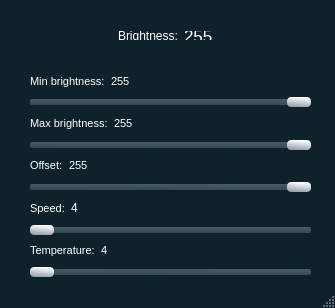
<?xml version="1.0" encoding="UTF-8"?>
<ui version="4.0">
 <class>MainWindow</class>
 <widget class="QMainWindow" name="MainWindow">
  <property name="geometry">
   <rect>
    <x>0</x>
    <y>0</y>
    <width>335</width>
    <height>308</height>
   </rect>
  </property>
  <property name="sizePolicy">
   <sizepolicy hsizetype="Fixed" vsizetype="Fixed">
    <horstretch>0</horstretch>
    <verstretch>0</verstretch>
   </sizepolicy>
  </property>
  <property name="minimumSize">
   <size>
    <width>335</width>
    <height>70</height>
   </size>
  </property>
  <property name="maximumSize">
   <size>
    <width>335</width>
    <height>400</height>
   </size>
  </property>
  <property name="palette">
   <palette>
    <active>
     <colorrole role="WindowText">
      <brush brushstyle="SolidPattern">
       <color alpha="255">
        <red>255</red>
        <green>255</green>
        <blue>255</blue>
       </color>
      </brush>
     </colorrole>
     <colorrole role="Button">
      <brush brushstyle="SolidPattern">
       <color alpha="255">
        <red>15</red>
        <green>34</green>
        <blue>43</blue>
       </color>
      </brush>
     </colorrole>
     <colorrole role="Light">
      <brush brushstyle="SolidPattern">
       <color alpha="255">
        <red>22</red>
        <green>51</green>
        <blue>64</blue>
       </color>
      </brush>
     </colorrole>
     <colorrole role="Midlight">
      <brush brushstyle="SolidPattern">
       <color alpha="255">
        <red>18</red>
        <green>42</green>
        <blue>53</blue>
       </color>
      </brush>
     </colorrole>
     <colorrole role="Dark">
      <brush brushstyle="SolidPattern">
       <color alpha="255">
        <red>7</red>
        <green>17</green>
        <blue>21</blue>
       </color>
      </brush>
     </colorrole>
     <colorrole role="Mid">
      <brush brushstyle="SolidPattern">
       <color alpha="255">
        <red>10</red>
        <green>22</green>
        <blue>28</blue>
       </color>
      </brush>
     </colorrole>
     <colorrole role="Text">
      <brush brushstyle="SolidPattern">
       <color alpha="255">
        <red>255</red>
        <green>255</green>
        <blue>255</blue>
       </color>
      </brush>
     </colorrole>
     <colorrole role="BrightText">
      <brush brushstyle="SolidPattern">
       <color alpha="255">
        <red>255</red>
        <green>255</green>
        <blue>255</blue>
       </color>
      </brush>
     </colorrole>
     <colorrole role="ButtonText">
      <brush brushstyle="SolidPattern">
       <color alpha="255">
        <red>255</red>
        <green>255</green>
        <blue>255</blue>
       </color>
      </brush>
     </colorrole>
     <colorrole role="Base">
      <brush brushstyle="SolidPattern">
       <color alpha="255">
        <red>0</red>
        <green>0</green>
        <blue>0</blue>
       </color>
      </brush>
     </colorrole>
     <colorrole role="Window">
      <brush brushstyle="SolidPattern">
       <color alpha="255">
        <red>15</red>
        <green>34</green>
        <blue>43</blue>
       </color>
      </brush>
     </colorrole>
     <colorrole role="Shadow">
      <brush brushstyle="SolidPattern">
       <color alpha="255">
        <red>0</red>
        <green>0</green>
        <blue>0</blue>
       </color>
      </brush>
     </colorrole>
     <colorrole role="AlternateBase">
      <brush brushstyle="SolidPattern">
       <color alpha="255">
        <red>7</red>
        <green>17</green>
        <blue>21</blue>
       </color>
      </brush>
     </colorrole>
     <colorrole role="ToolTipBase">
      <brush brushstyle="SolidPattern">
       <color alpha="255">
        <red>255</red>
        <green>255</green>
        <blue>220</blue>
       </color>
      </brush>
     </colorrole>
     <colorrole role="ToolTipText">
      <brush brushstyle="SolidPattern">
       <color alpha="255">
        <red>0</red>
        <green>0</green>
        <blue>0</blue>
       </color>
      </brush>
     </colorrole>
     <colorrole role="PlaceholderText">
      <brush brushstyle="SolidPattern">
       <color alpha="128">
        <red>255</red>
        <green>255</green>
        <blue>255</blue>
       </color>
      </brush>
     </colorrole>
    </active>
    <inactive>
     <colorrole role="WindowText">
      <brush brushstyle="SolidPattern">
       <color alpha="255">
        <red>255</red>
        <green>255</green>
        <blue>255</blue>
       </color>
      </brush>
     </colorrole>
     <colorrole role="Button">
      <brush brushstyle="SolidPattern">
       <color alpha="255">
        <red>15</red>
        <green>34</green>
        <blue>43</blue>
       </color>
      </brush>
     </colorrole>
     <colorrole role="Light">
      <brush brushstyle="SolidPattern">
       <color alpha="255">
        <red>22</red>
        <green>51</green>
        <blue>64</blue>
       </color>
      </brush>
     </colorrole>
     <colorrole role="Midlight">
      <brush brushstyle="SolidPattern">
       <color alpha="255">
        <red>18</red>
        <green>42</green>
        <blue>53</blue>
       </color>
      </brush>
     </colorrole>
     <colorrole role="Dark">
      <brush brushstyle="SolidPattern">
       <color alpha="255">
        <red>7</red>
        <green>17</green>
        <blue>21</blue>
       </color>
      </brush>
     </colorrole>
     <colorrole role="Mid">
      <brush brushstyle="SolidPattern">
       <color alpha="255">
        <red>10</red>
        <green>22</green>
        <blue>28</blue>
       </color>
      </brush>
     </colorrole>
     <colorrole role="Text">
      <brush brushstyle="SolidPattern">
       <color alpha="255">
        <red>255</red>
        <green>255</green>
        <blue>255</blue>
       </color>
      </brush>
     </colorrole>
     <colorrole role="BrightText">
      <brush brushstyle="SolidPattern">
       <color alpha="255">
        <red>255</red>
        <green>255</green>
        <blue>255</blue>
       </color>
      </brush>
     </colorrole>
     <colorrole role="ButtonText">
      <brush brushstyle="SolidPattern">
       <color alpha="255">
        <red>255</red>
        <green>255</green>
        <blue>255</blue>
       </color>
      </brush>
     </colorrole>
     <colorrole role="Base">
      <brush brushstyle="SolidPattern">
       <color alpha="255">
        <red>0</red>
        <green>0</green>
        <blue>0</blue>
       </color>
      </brush>
     </colorrole>
     <colorrole role="Window">
      <brush brushstyle="SolidPattern">
       <color alpha="255">
        <red>15</red>
        <green>34</green>
        <blue>43</blue>
       </color>
      </brush>
     </colorrole>
     <colorrole role="Shadow">
      <brush brushstyle="SolidPattern">
       <color alpha="255">
        <red>0</red>
        <green>0</green>
        <blue>0</blue>
       </color>
      </brush>
     </colorrole>
     <colorrole role="AlternateBase">
      <brush brushstyle="SolidPattern">
       <color alpha="255">
        <red>7</red>
        <green>17</green>
        <blue>21</blue>
       </color>
      </brush>
     </colorrole>
     <colorrole role="ToolTipBase">
      <brush brushstyle="SolidPattern">
       <color alpha="255">
        <red>255</red>
        <green>255</green>
        <blue>220</blue>
       </color>
      </brush>
     </colorrole>
     <colorrole role="ToolTipText">
      <brush brushstyle="SolidPattern">
       <color alpha="255">
        <red>0</red>
        <green>0</green>
        <blue>0</blue>
       </color>
      </brush>
     </colorrole>
     <colorrole role="PlaceholderText">
      <brush brushstyle="SolidPattern">
       <color alpha="128">
        <red>255</red>
        <green>255</green>
        <blue>255</blue>
       </color>
      </brush>
     </colorrole>
    </inactive>
    <disabled>
     <colorrole role="WindowText">
      <brush brushstyle="SolidPattern">
       <color alpha="255">
        <red>7</red>
        <green>17</green>
        <blue>21</blue>
       </color>
      </brush>
     </colorrole>
     <colorrole role="Button">
      <brush brushstyle="SolidPattern">
       <color alpha="255">
        <red>15</red>
        <green>34</green>
        <blue>43</blue>
       </color>
      </brush>
     </colorrole>
     <colorrole role="Light">
      <brush brushstyle="SolidPattern">
       <color alpha="255">
        <red>22</red>
        <green>51</green>
        <blue>64</blue>
       </color>
      </brush>
     </colorrole>
     <colorrole role="Midlight">
      <brush brushstyle="SolidPattern">
       <color alpha="255">
        <red>18</red>
        <green>42</green>
        <blue>53</blue>
       </color>
      </brush>
     </colorrole>
     <colorrole role="Dark">
      <brush brushstyle="SolidPattern">
       <color alpha="255">
        <red>7</red>
        <green>17</green>
        <blue>21</blue>
       </color>
      </brush>
     </colorrole>
     <colorrole role="Mid">
      <brush brushstyle="SolidPattern">
       <color alpha="255">
        <red>10</red>
        <green>22</green>
        <blue>28</blue>
       </color>
      </brush>
     </colorrole>
     <colorrole role="Text">
      <brush brushstyle="SolidPattern">
       <color alpha="255">
        <red>7</red>
        <green>17</green>
        <blue>21</blue>
       </color>
      </brush>
     </colorrole>
     <colorrole role="BrightText">
      <brush brushstyle="SolidPattern">
       <color alpha="255">
        <red>255</red>
        <green>255</green>
        <blue>255</blue>
       </color>
      </brush>
     </colorrole>
     <colorrole role="ButtonText">
      <brush brushstyle="SolidPattern">
       <color alpha="255">
        <red>7</red>
        <green>17</green>
        <blue>21</blue>
       </color>
      </brush>
     </colorrole>
     <colorrole role="Base">
      <brush brushstyle="SolidPattern">
       <color alpha="255">
        <red>15</red>
        <green>34</green>
        <blue>43</blue>
       </color>
      </brush>
     </colorrole>
     <colorrole role="Window">
      <brush brushstyle="SolidPattern">
       <color alpha="255">
        <red>15</red>
        <green>34</green>
        <blue>43</blue>
       </color>
      </brush>
     </colorrole>
     <colorrole role="Shadow">
      <brush brushstyle="SolidPattern">
       <color alpha="255">
        <red>0</red>
        <green>0</green>
        <blue>0</blue>
       </color>
      </brush>
     </colorrole>
     <colorrole role="AlternateBase">
      <brush brushstyle="SolidPattern">
       <color alpha="255">
        <red>15</red>
        <green>34</green>
        <blue>43</blue>
       </color>
      </brush>
     </colorrole>
     <colorrole role="ToolTipBase">
      <brush brushstyle="SolidPattern">
       <color alpha="255">
        <red>255</red>
        <green>255</green>
        <blue>220</blue>
       </color>
      </brush>
     </colorrole>
     <colorrole role="ToolTipText">
      <brush brushstyle="SolidPattern">
       <color alpha="255">
        <red>0</red>
        <green>0</green>
        <blue>0</blue>
       </color>
      </brush>
     </colorrole>
     <colorrole role="PlaceholderText">
      <brush brushstyle="SolidPattern">
       <color alpha="128">
        <red>255</red>
        <green>255</green>
        <blue>255</blue>
       </color>
      </brush>
     </colorrole>
    </disabled>
   </palette>
  </property>
  <property name="font">
   <font>
    <family>Segoe UI</family>
    <weight>50</weight>
    <bold>false</bold>
    <kerning>true</kerning>
   </font>
  </property>
  <property name="windowTitle">
   <string>Gammy</string>
  </property>
  <property name="windowIcon">
   <iconset resource="res.qrc">
    <normaloff>:/res/icons/16x16ball.ico</normaloff>:/res/icons/16x16ball.ico</iconset>
  </property>
  <property name="windowOpacity">
   <double>100.000000000000000</double>
  </property>
  <property name="styleSheet">
   <string notr="true">
QLabel {
font-family:&quot;Segoe UI&quot;;
color:white;
}

QSlider::groove:horizontal 
{
    height:6px;
   /* background-color:rgb(30, 48, 73);*/
	background-color:rgb(70, 92, 100);
background-color: QLinearGradient(x1: 0.38, y2: 2.1, stop: 0 rgb(70, 92, 100),  stop: 1 rgb(30, 48, 73));
	margin-bottom: 4px;
	border-radius:2px;
}

QSlider::handle:horizontal
{
	background-color: QLinearGradient(x1: 0.5, y2: 2.1, stop: 0 white,  stop: 1 rgb(30, 48, 73));
    width:  24px;
    margin: -2px 0px; 
    border-radius: 4px;
}</string>
  </property>
  <property name="documentMode">
   <bool>false</bool>
  </property>
  <widget class="QWidget" name="centralWidget">
   <property name="sizePolicy">
    <sizepolicy hsizetype="Fixed" vsizetype="Fixed">
     <horstretch>0</horstretch>
     <verstretch>0</verstretch>
    </sizepolicy>
   </property>
   <widget class="QWidget" name="">
    <property name="geometry">
     <rect>
      <x>0</x>
      <y>20</y>
      <width>331</width>
      <height>31</height>
     </rect>
    </property>
    <layout class="QHBoxLayout" name="horizontalLayout">
     <item>
      <spacer name="horizontalSpacer">
       <property name="orientation">
        <enum>Qt::Horizontal</enum>
       </property>
       <property name="sizeHint" stdset="0">
        <size>
         <width>40</width>
         <height>20</height>
        </size>
       </property>
      </spacer>
     </item>
     <item>
      <widget class="QLabel" name="label_8">
       <property name="font">
        <font>
         <family>Segoe UI</family>
         <pointsize>9</pointsize>
        </font>
       </property>
       <property name="text">
        <string>Brightness:</string>
       </property>
      </widget>
     </item>
     <item>
      <widget class="QLabel" name="statusLabel">
       <property name="enabled">
        <bool>true</bool>
       </property>
       <property name="font">
        <font>
         <family>Segoe UI</family>
         <pointsize>13</pointsize>
         <weight>50</weight>
         <bold>false</bold>
        </font>
       </property>
       <property name="text">
        <string>255</string>
       </property>
      </widget>
     </item>
     <item>
      <spacer name="horizontalSpacer_2">
       <property name="orientation">
        <enum>Qt::Horizontal</enum>
       </property>
       <property name="sizeHint" stdset="0">
        <size>
         <width>40</width>
         <height>20</height>
        </size>
       </property>
      </spacer>
     </item>
    </layout>
   </widget>
   <widget class="QWidget" name="">
    <property name="geometry">
     <rect>
      <x>240</x>
      <y>10</y>
      <width>80</width>
      <height>32</height>
     </rect>
    </property>
    <layout class="QHBoxLayout" name="horizontalLayout_2">
     <item>
      <widget class="QPushButton" name="hideButton">
       <property name="sizePolicy">
        <sizepolicy hsizetype="Minimum" vsizetype="Minimum">
         <horstretch>0</horstretch>
         <verstretch>0</verstretch>
        </sizepolicy>
       </property>
       <property name="text">
        <string/>
       </property>
       <property name="icon">
        <iconset resource="res.qrc">
         <normaloff>:/res/icons/Minus-24.png</normaloff>:/res/icons/Minus-24.png</iconset>
       </property>
       <property name="iconSize">
        <size>
         <width>24</width>
         <height>24</height>
        </size>
       </property>
       <property name="flat">
        <bool>true</bool>
       </property>
      </widget>
     </item>
     <item>
      <widget class="QPushButton" name="closeButton">
       <property name="sizeIncrement">
        <size>
         <width>0</width>
         <height>0</height>
        </size>
       </property>
       <property name="text">
        <string/>
       </property>
       <property name="icon">
        <iconset resource="res.qrc">
         <normaloff>:/res/icons/Close-24.png</normaloff>:/res/icons/Close-24.png</iconset>
       </property>
       <property name="iconSize">
        <size>
         <width>24</width>
         <height>24</height>
        </size>
       </property>
       <property name="flat">
        <bool>true</bool>
       </property>
      </widget>
     </item>
    </layout>
   </widget>
   <widget class="QWidget" name="">
    <property name="geometry">
     <rect>
      <x>0</x>
      <y>60</y>
      <width>341</width>
      <height>317</height>
     </rect>
    </property>
    <layout class="QVBoxLayout" name="verticalLayout_9" stretch="0,0,0,0,0,0,0">
     <property name="spacing">
      <number>0</number>
     </property>
     <property name="sizeConstraint">
      <enum>QLayout::SetMaximumSize</enum>
     </property>
     <property name="leftMargin">
      <number>30</number>
     </property>
     <property name="rightMargin">
      <number>30</number>
     </property>
     <item>
      <layout class="QVBoxLayout" name="verticalLayout_2">
       <item>
        <layout class="QHBoxLayout" name="horizontalLayout_9">
         <item>
          <widget class="QLabel" name="label">
           <property name="font">
            <font>
             <family>Segoe UI</family>
             <pointsize>8</pointsize>
            </font>
           </property>
           <property name="text">
            <string>Min brightness:</string>
           </property>
          </widget>
         </item>
         <item>
          <widget class="QLabel" name="minBrLabel">
           <property name="font">
            <font>
             <family>Segoe UI</family>
             <pointsize>8</pointsize>
            </font>
           </property>
           <property name="text">
            <string>255</string>
           </property>
          </widget>
         </item>
         <item>
          <spacer name="horizontalSpacer_3">
           <property name="orientation">
            <enum>Qt::Horizontal</enum>
           </property>
           <property name="sizeHint" stdset="0">
            <size>
             <width>40</width>
             <height>20</height>
            </size>
           </property>
          </spacer>
         </item>
        </layout>
       </item>
       <item alignment="Qt::AlignTop">
        <widget class="QSlider" name="minBrSlider">
         <property name="cursor">
          <cursorShape>ArrowCursor</cursorShape>
         </property>
         <property name="styleSheet">
          <string notr="true"/>
         </property>
         <property name="minimum">
          <number>64</number>
         </property>
         <property name="maximum">
          <number>255</number>
         </property>
         <property name="value">
          <number>255</number>
         </property>
         <property name="orientation">
          <enum>Qt::Horizontal</enum>
         </property>
         <property name="invertedAppearance">
          <bool>false</bool>
         </property>
         <property name="invertedControls">
          <bool>false</bool>
         </property>
        </widget>
       </item>
      </layout>
     </item>
     <item>
      <layout class="QVBoxLayout" name="verticalLayout_3">
       <item>
        <layout class="QHBoxLayout" name="horizontalLayout_8">
         <item>
          <widget class="QLabel" name="label_2">
           <property name="font">
            <font>
             <family>Segoe UI</family>
             <pointsize>8</pointsize>
            </font>
           </property>
           <property name="text">
            <string>Max brightness:</string>
           </property>
          </widget>
         </item>
         <item>
          <widget class="QLabel" name="maxBrLabel">
           <property name="font">
            <font>
             <family>Segoe UI</family>
             <pointsize>8</pointsize>
            </font>
           </property>
           <property name="text">
            <string>255</string>
           </property>
          </widget>
         </item>
         <item>
          <spacer name="horizontalSpacer_4">
           <property name="orientation">
            <enum>Qt::Horizontal</enum>
           </property>
           <property name="sizeHint" stdset="0">
            <size>
             <width>40</width>
             <height>20</height>
            </size>
           </property>
          </spacer>
         </item>
        </layout>
       </item>
       <item>
        <widget class="QSlider" name="maxBrSlider">
         <property name="minimum">
          <number>64</number>
         </property>
         <property name="maximum">
          <number>255</number>
         </property>
         <property name="value">
          <number>255</number>
         </property>
         <property name="orientation">
          <enum>Qt::Horizontal</enum>
         </property>
        </widget>
       </item>
      </layout>
     </item>
     <item>
      <layout class="QVBoxLayout" name="verticalLayout_4">
       <item>
        <layout class="QHBoxLayout" name="horizontalLayout_7">
         <item>
          <widget class="QLabel" name="label_3">
           <property name="font">
            <font>
             <family>Segoe UI</family>
             <pointsize>8</pointsize>
            </font>
           </property>
           <property name="text">
            <string>Offset:</string>
           </property>
          </widget>
         </item>
         <item>
          <widget class="QLabel" name="offsetLabel">
           <property name="font">
            <font>
             <family>Segoe UI</family>
             <pointsize>8</pointsize>
            </font>
           </property>
           <property name="text">
            <string>255</string>
           </property>
          </widget>
         </item>
         <item>
          <spacer name="horizontalSpacer_5">
           <property name="orientation">
            <enum>Qt::Horizontal</enum>
           </property>
           <property name="sizeHint" stdset="0">
            <size>
             <width>40</width>
             <height>20</height>
            </size>
           </property>
          </spacer>
         </item>
        </layout>
       </item>
       <item>
        <widget class="QSlider" name="offsetSlider">
         <property name="maximum">
          <number>255</number>
         </property>
         <property name="value">
          <number>255</number>
         </property>
         <property name="orientation">
          <enum>Qt::Horizontal</enum>
         </property>
        </widget>
       </item>
      </layout>
     </item>
     <item>
      <layout class="QVBoxLayout" name="verticalLayout_5">
       <item>
        <layout class="QHBoxLayout" name="horizontalLayout_6">
         <item>
          <widget class="QLabel" name="label_4">
           <property name="font">
            <font>
             <family>Segoe UI</family>
             <pointsize>8</pointsize>
            </font>
           </property>
           <property name="text">
            <string>Speed:</string>
           </property>
          </widget>
         </item>
         <item>
          <widget class="QLabel" name="speedLabel">
           <property name="font">
            <font>
             <family>Segoe UI</family>
            </font>
           </property>
           <property name="text">
            <string>4</string>
           </property>
          </widget>
         </item>
         <item>
          <spacer name="horizontalSpacer_6">
           <property name="orientation">
            <enum>Qt::Horizontal</enum>
           </property>
           <property name="sizeHint" stdset="0">
            <size>
             <width>40</width>
             <height>20</height>
            </size>
           </property>
          </spacer>
         </item>
        </layout>
       </item>
       <item>
        <widget class="QSlider" name="speedSlider">
         <property name="minimum">
          <number>1</number>
         </property>
         <property name="maximum">
          <number>4</number>
         </property>
         <property name="orientation">
          <enum>Qt::Horizontal</enum>
         </property>
        </widget>
       </item>
      </layout>
     </item>
     <item>
      <layout class="QVBoxLayout" name="verticalLayout_6">
       <item>
        <layout class="QHBoxLayout" name="horizontalLayout_5">
         <item>
          <widget class="QLabel" name="label_5">
           <property name="font">
            <font>
             <family>Segoe UI</family>
             <pointsize>8</pointsize>
            </font>
           </property>
           <property name="text">
            <string>Temperature:</string>
           </property>
          </widget>
         </item>
         <item>
          <widget class="QLabel" name="tempLabel">
           <property name="font">
            <font>
             <family>Segoe UI</family>
             <pointsize>8</pointsize>
            </font>
           </property>
           <property name="text">
            <string>4</string>
           </property>
          </widget>
         </item>
         <item>
          <spacer name="horizontalSpacer_7">
           <property name="orientation">
            <enum>Qt::Horizontal</enum>
           </property>
           <property name="sizeHint" stdset="0">
            <size>
             <width>40</width>
             <height>20</height>
            </size>
           </property>
          </spacer>
         </item>
        </layout>
       </item>
       <item>
        <widget class="QSlider" name="tempSlider">
         <property name="minimum">
          <number>1</number>
         </property>
         <property name="maximum">
          <number>4</number>
         </property>
         <property name="orientation">
          <enum>Qt::Horizontal</enum>
         </property>
        </widget>
       </item>
      </layout>
     </item>
     <item>
      <layout class="QVBoxLayout" name="verticalLayout_7">
       <item>
        <layout class="QHBoxLayout" name="horizontalLayout_4">
         <item>
          <widget class="QLabel" name="label_6">
           <property name="font">
            <font>
             <family>Segoe UI</family>
             <pointsize>8</pointsize>
            </font>
           </property>
           <property name="text">
            <string>Threshold:</string>
           </property>
          </widget>
         </item>
         <item>
          <widget class="QLabel" name="thresholdLabel">
           <property name="font">
            <font>
             <family>Segoe UI</family>
             <pointsize>8</pointsize>
            </font>
           </property>
           <property name="text">
            <string>255</string>
           </property>
          </widget>
         </item>
         <item>
          <spacer name="horizontalSpacer_8">
           <property name="orientation">
            <enum>Qt::Horizontal</enum>
           </property>
           <property name="sizeHint" stdset="0">
            <size>
             <width>40</width>
             <height>20</height>
            </size>
           </property>
          </spacer>
         </item>
        </layout>
       </item>
       <item>
        <widget class="QSlider" name="thresholdSlider">
         <property name="maximum">
          <number>255</number>
         </property>
         <property name="value">
          <number>1</number>
         </property>
         <property name="orientation">
          <enum>Qt::Horizontal</enum>
         </property>
        </widget>
       </item>
      </layout>
     </item>
     <item>
      <layout class="QVBoxLayout" name="verticalLayout_8">
       <item>
        <layout class="QHBoxLayout" name="horizontalLayout_3">
         <item>
          <widget class="QLabel" name="label_7">
           <property name="font">
            <font>
             <family>Segoe UI</family>
             <pointsize>8</pointsize>
            </font>
           </property>
           <property name="text">
            <string>Polling rate (ms):</string>
           </property>
          </widget>
         </item>
         <item>
          <widget class="QLabel" name="pollingLabel">
           <property name="font">
            <font>
             <family>Segoe UI</family>
             <pointsize>8</pointsize>
            </font>
           </property>
           <property name="text">
            <string>500</string>
           </property>
          </widget>
         </item>
         <item>
          <spacer name="horizontalSpacer_9">
           <property name="orientation">
            <enum>Qt::Horizontal</enum>
           </property>
           <property name="sizeHint" stdset="0">
            <size>
             <width>40</width>
             <height>20</height>
            </size>
           </property>
          </spacer>
         </item>
        </layout>
       </item>
       <item>
        <widget class="QSlider" name="pollingSlider">
         <property name="toolTipDuration">
          <number>-2</number>
         </property>
         <property name="minimum">
          <number>10</number>
         </property>
         <property name="maximum">
          <number>500</number>
         </property>
         <property name="singleStep">
          <number>1</number>
         </property>
         <property name="value">
          <number>10</number>
         </property>
         <property name="orientation">
          <enum>Qt::Horizontal</enum>
         </property>
         <property name="tickInterval">
          <number>10</number>
         </property>
        </widget>
       </item>
      </layout>
     </item>
    </layout>
   </widget>
  </widget>
  <widget class="QStatusBar" name="statusBar"/>
 </widget>
 <layoutdefault spacing="6" margin="11"/>
 <resources>
  <include location="res.qrc"/>
 </resources>
 <connections>
  <connection>
   <sender>minBrSlider</sender>
   <signal>valueChanged(int)</signal>
   <receiver>minBrLabel</receiver>
   <slot>setNum(int)</slot>
   <hints>
    <hint type="sourcelabel">
     <x>375</x>
     <y>63</y>
    </hint>
    <hint type="destinationlabel">
     <x>125</x>
     <y>62</y>
    </hint>
   </hints>
  </connection>
  <connection>
   <sender>tempSlider</sender>
   <signal>valueChanged(int)</signal>
   <receiver>tempLabel</receiver>
   <slot>setNum(int)</slot>
   <hints>
    <hint type="sourcelabel">
     <x>375</x>
     <y>159</y>
    </hint>
    <hint type="destinationlabel">
     <x>125</x>
     <y>159</y>
    </hint>
   </hints>
  </connection>
  <connection>
   <sender>speedSlider</sender>
   <signal>valueChanged(int)</signal>
   <receiver>speedLabel</receiver>
   <slot>setNum(int)</slot>
   <hints>
    <hint type="sourcelabel">
     <x>375</x>
     <y>138</y>
    </hint>
    <hint type="destinationlabel">
     <x>125</x>
     <y>138</y>
    </hint>
   </hints>
  </connection>
  <connection>
   <sender>pollingSlider</sender>
   <signal>valueChanged(int)</signal>
   <receiver>pollingLabel</receiver>
   <slot>setNum(int)</slot>
   <hints>
    <hint type="sourcelabel">
     <x>375</x>
     <y>201</y>
    </hint>
    <hint type="destinationlabel">
     <x>125</x>
     <y>201</y>
    </hint>
   </hints>
  </connection>
  <connection>
   <sender>thresholdSlider</sender>
   <signal>valueChanged(int)</signal>
   <receiver>thresholdLabel</receiver>
   <slot>setNum(int)</slot>
   <hints>
    <hint type="sourcelabel">
     <x>375</x>
     <y>180</y>
    </hint>
    <hint type="destinationlabel">
     <x>125</x>
     <y>180</y>
    </hint>
   </hints>
  </connection>
  <connection>
   <sender>tempSlider</sender>
   <signal>valueChanged(int)</signal>
   <receiver>tempLabel</receiver>
   <slot>setNum(int)</slot>
   <hints>
    <hint type="sourcelabel">
     <x>375</x>
     <y>159</y>
    </hint>
    <hint type="destinationlabel">
     <x>125</x>
     <y>159</y>
    </hint>
   </hints>
  </connection>
  <connection>
   <sender>maxBrSlider</sender>
   <signal>valueChanged(int)</signal>
   <receiver>maxBrLabel</receiver>
   <slot>setNum(int)</slot>
   <hints>
    <hint type="sourcelabel">
     <x>375</x>
     <y>96</y>
    </hint>
    <hint type="destinationlabel">
     <x>125</x>
     <y>96</y>
    </hint>
   </hints>
  </connection>
  <connection>
   <sender>offsetSlider</sender>
   <signal>valueChanged(int)</signal>
   <receiver>offsetLabel</receiver>
   <slot>setNum(int)</slot>
   <hints>
    <hint type="sourcelabel">
     <x>375</x>
     <y>117</y>
    </hint>
    <hint type="destinationlabel">
     <x>125</x>
     <y>117</y>
    </hint>
   </hints>
  </connection>
 </connections>
</ui>
